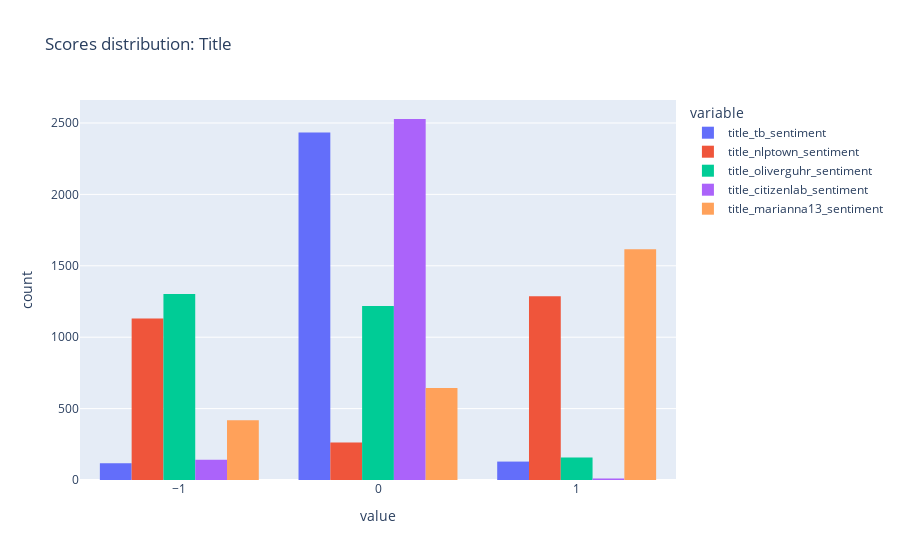

Write notebook code for a chart like this one.
### Markdown cell above
## Scores distributiion

### Code cell
px.histogram(rescaled[title_sentiment_cols].melt(), x='value', color="variable", barmode="group", title='Scores distribution: Title')

### Figure 1 — Plotly figure (JSON) as saved in the notebook; plotly's stock layout.template omitted (floating-point values rounded to 4 significant figures; data arrays with more than 128 entries replaced by an {"elided": "..."} marker saying what was removed)
{"data": [{"alignmentgroup": "True", "bingroup": "x", "hovertemplate": "variable=title_tb_sentiment<br>value=%{x}<br>count=%{y}<extra></extra>", "legendgroup": "title_tb_sentiment", "marker": {"color": "#636efa", "pattern": {"shape": ""}}, "name": "title_tb_sentiment", "offsetgroup": "title_tb_sentiment", "orientation": "v", "showlegend": true, "type": "histogram", "x": {"elided": "2680 int values"}, "xaxis": "x", "yaxis": "y"}, {"alignmentgroup": "True", "bingroup": "x", "hovertemplate": "variable=title_nlptown_sentiment<br>value=%{x}<br>count=%{y}<extra></extra>", "legendgroup": "title_nlptown_sentiment", "marker": {"color": "#EF553B", "pattern": {"shape": ""}}, "name": "title_nlptown_sentiment", "offsetgroup": "title_nlptown_sentiment", "orientation": "v", "showlegend": true, "type": "histogram", "x": {"elided": "2680 int values"}, "xaxis": "x", "yaxis": "y"}, {"alignmentgroup": "True", "bingroup": "x", "hovertemplate": "variable=title_oliverguhr_sentiment<br>value=%{x}<br>count=%{y}<extra></extra>", "legendgroup": "title_oliverguhr_sentiment", "marker": {"color": "#00cc96", "pattern": {"shape": ""}}, "name": "title_oliverguhr_sentiment", "offsetgroup": "title_oliverguhr_sentiment", "orientation": "v", "showlegend": true, "type": "histogram", "x": {"elided": "2680 int values"}, "xaxis": "x", "yaxis": "y"}, {"alignmentgroup": "True", "bingroup": "x", "hovertemplate": "variable=title_citizenlab_sentiment<br>value=%{x}<br>count=%{y}<extra></extra>", "legendgroup": "title_citizenlab_sentiment", "marker": {"color": "#ab63fa", "pattern": {"shape": ""}}, "name": "title_citizenlab_sentiment", "offsetgroup": "title_citizenlab_sentiment", "orientation": "v", "showlegend": true, "type": "histogram", "x": {"elided": "2680 int values"}, "xaxis": "x", "yaxis": "y"}, {"alignmentgroup": "True", "bingroup": "x", "hovertemplate": "variable=title_marianna13_sentiment<br>value=%{x}<br>count=%{y}<extra></extra>", "legendgroup": "title_marianna13_sentiment", "marker": {"color": "#FFA15A", "pattern": {"shape": ""}}, "name": "title_marianna13_sentiment", "offsetgroup": "title_marianna13_sentiment", "orientation": "v", "showlegend": true, "type": "histogram", "x": {"elided": "2680 int values"}, "xaxis": "x", "yaxis": "y"}], "layout": {"barmode": "group", "legend": {"title": {"text": "variable"}, "tracegroupgap": 0}, "title": {"text": "Scores distribution: Title"}, "xaxis": {"anchor": "y", "domain": [0, 1], "title": {"text": "value"}}, "yaxis": {"anchor": "x", "domain": [0, 1], "title": {"text": "count"}}}}
